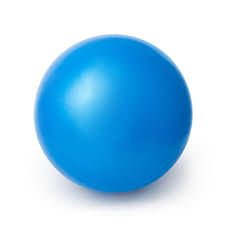
#> input picture download.jpg, 225 x 225 px
$ python convert_to_greyscale.py download.jpg
#> lines starting #> are read from the running program, lines starting #| are printed output that depends on the picture
from PIL import Image
import sys
def convert_to_grey_scale(image_path):
#> called with image_path = 'download.jpg'
    with Image.open(image_path) as img:
#> img is the input picture: PIL image 225x225 RGB; mean R, G, B 159.2, 207.4, 237.1
        grey_img = img.convert('L')
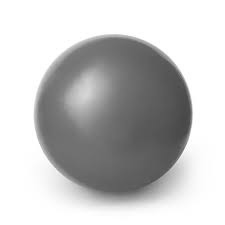
#> grey_img: PIL image 225x225 L; min 70, max 255, mean 196.4
        grey_img.save('greyscale_image.jpg')

if __name__ == "__main__":
    if len(sys.argv) < 2:
        print("Usage: python convert_to_greyscale.py [image_path]")
    else:
        convert_to_grey_scale(sys.argv[1])
